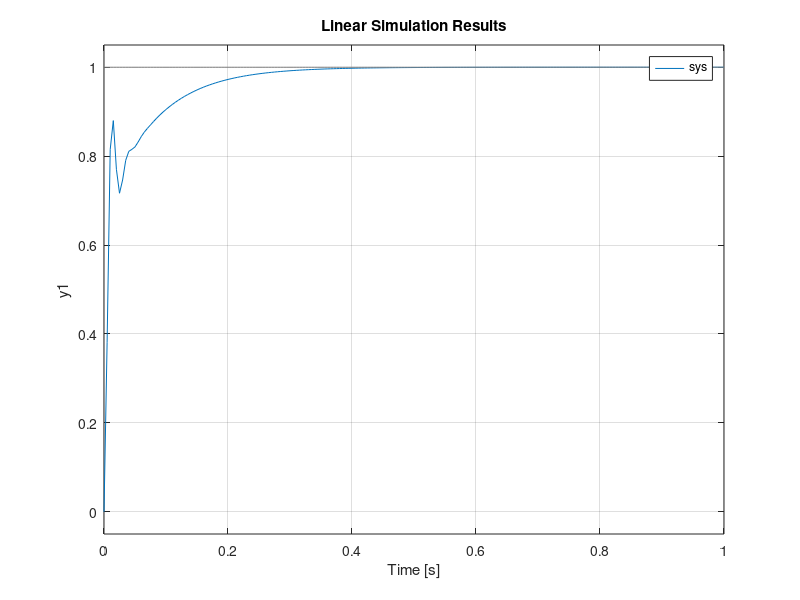

Reproduce this figure in MATLAB.
% control the actuator cmd to achieve an actuator rate

zeta = 0.707;% (critically damped)
wn = 2*pi*25;% 25Hz actuator bandwidth

% do it block by block and by hand
A = [0 1;-wn^2 -2*zeta*wn];
B = [0;wn^2];

C = [0 1];
D = 0;

[num,den]=ss2tf(A,B,C,D);
G = tf(num,den);

s = tf('s');
C = 35*(1+0.055*s)/s^2;

L = C*G;
T = L/(1+L);

t = [0:0.005:1];
u = ones(length(t),1);
sys = ss(T);
lsim(sys,u,t);
grid on;